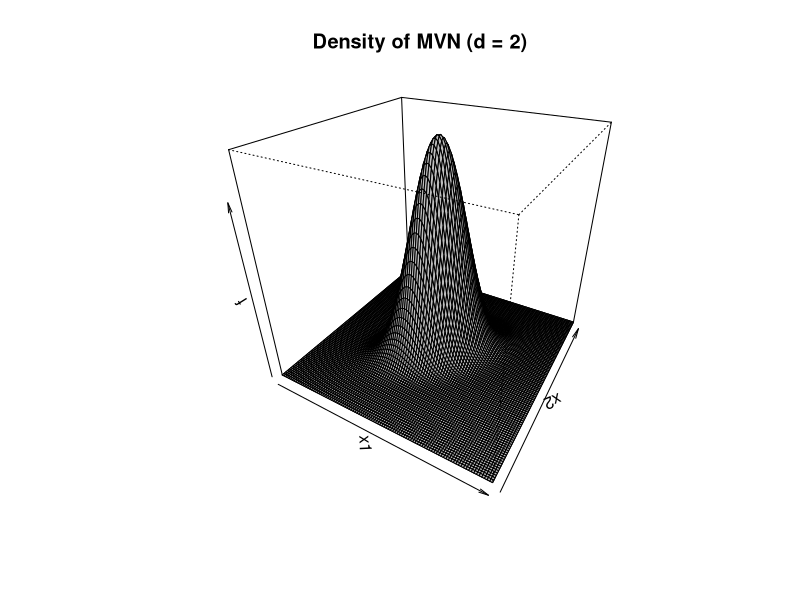
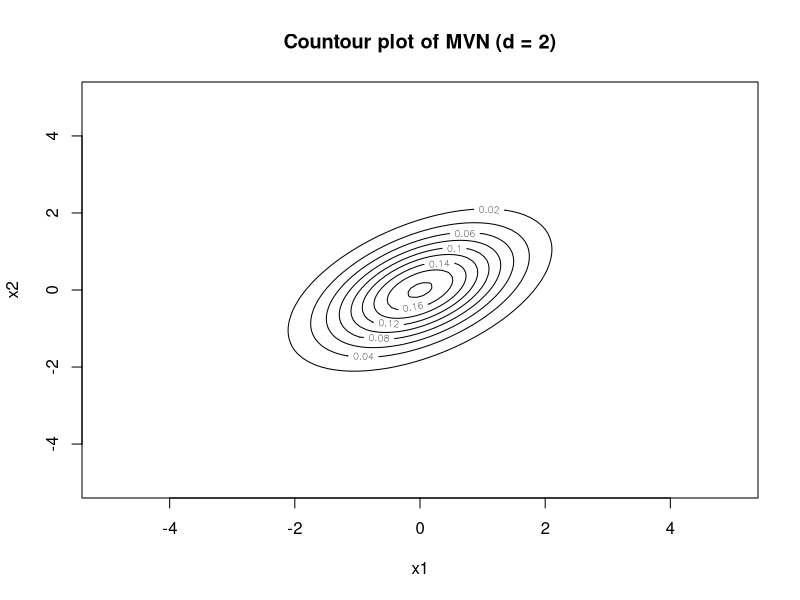
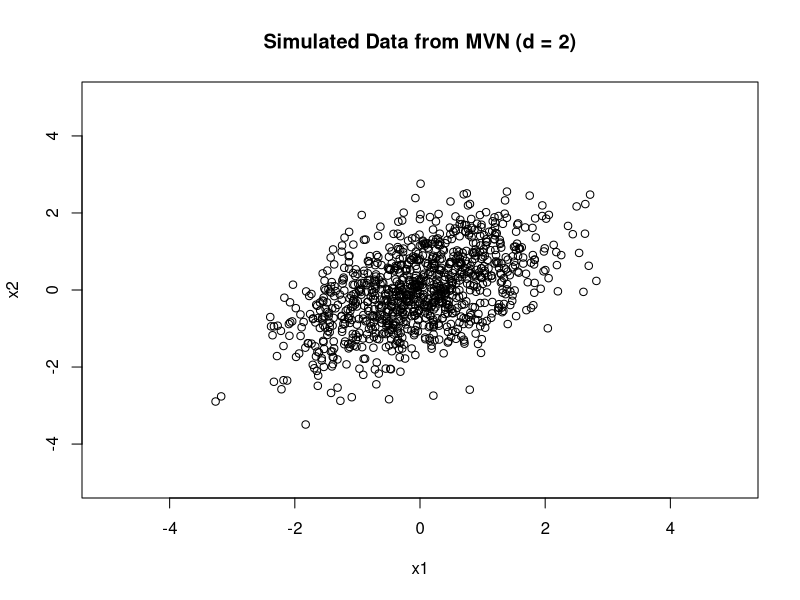

These figures' R source, in order:
###########################
#
# Solution to Problem 2.2
#
###########################

library(mnormt) # R package for multivariate normal distribution

# computes the MVN density values
compute_density = function(x, mu, Sigma) {
  
  len = length(x)
  f = matrix(0, nrow = len, ncol = len)
  
  for (i in 1:len) {
    for (j in 1:len) {
      f[i, j] = dmnorm(c(x[i], x[j]), mean = mu, var = Sigma)
    }
  }
  
  return(f)
}

# specified mean vector and covariance matrix
mu = c(0,0)
Sigma = matrix(c(1, .5, .5, 1), 2)

# values for which to compute the density
x = seq(-5, 5, length.out = 100)

# density function
f = compute_density(x, mu, Sigma)

# plot the density
persp(f, col = "gray",
      theta = 30, phi = 30,
      xlab = "x1", ylab = "x2", zlab = "f",
      main = "Density of MVN (d = 2)")

# plot contour
contour(x, x, f,
        xlab = "x1", ylab = "x2",
        main = "Countour plot of MVN (d = 2)")

# compute the eigenvalues
ev = eigen(Sigma)
evalues = ev$values

# compare radii of the contours using the sqrt of the ratio of the eigenvalues
ratio = sqrt(evalues[1]/evalues[2])

# simulate sample from the MVN with n = 1000
simulated_data = rmnorm(1000, mu, Sigma)

# draw the scatter plot
plot(simulated_data, xlim=range(x), ylim=range(x),
     main="Simulated Data from MVN (d = 2)", xlab="x1", ylab="x2")

